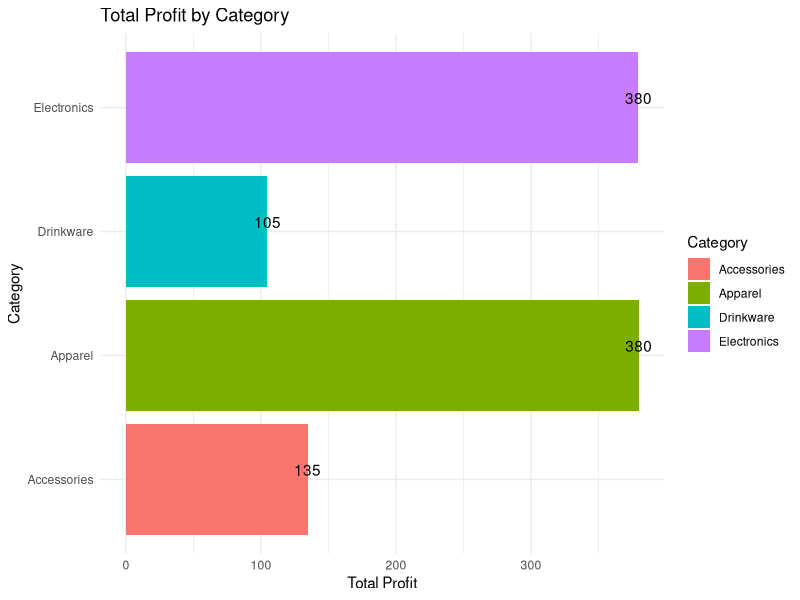

Write the R code that produced this figure.
## ---- chunk 1
library(tidyverse)
knitr::opts_chunk$set(echo = FALSE)
## ---- chunk 2
# Read both CSV files
sales_data <- read_csv("sales_data.csv", show_col_types = FALSE)
products <- read_csv("products.csv", show_col_types = FALSE)

# Add revenue column
sales_data <- sales_data %>% 
  mutate(Revenue = Units_Sold * Price)

# Join sales data with product metadata
full_data <- sales_data %>% 
  left_join(products, by = "Product")

# Calculate profit and margin
full_data <- full_data %>% 
  mutate(
    Profit = Revenue - (Cost * Units_Sold),
    Profit_Margin = round(Profit / Revenue, 2)
  )

full_data
## ---- chunk 3
profit_summary <- full_data %>% 
  group_by(Category) %>% 
  summarize(
    Total_Revenue = sum(Revenue),
    Total_Profit = sum(Profit),
    Avg_Profit_Margin = round(mean(Profit_Margin), 2)
  )

profit_summary
## ---- chunk 4
ggplot(profit_summary, aes(x = Category, y = Total_Profit, fill = Category)) +
  geom_col() +
  geom_text(aes(label = round(Total_Profit, 0)), vjust = -0.3) +
  labs(
    title = "Total Profit by Category",
    x = "Category",
    y = "Total Profit"
  ) +
  theme_minimal() +
  coord_flip()
